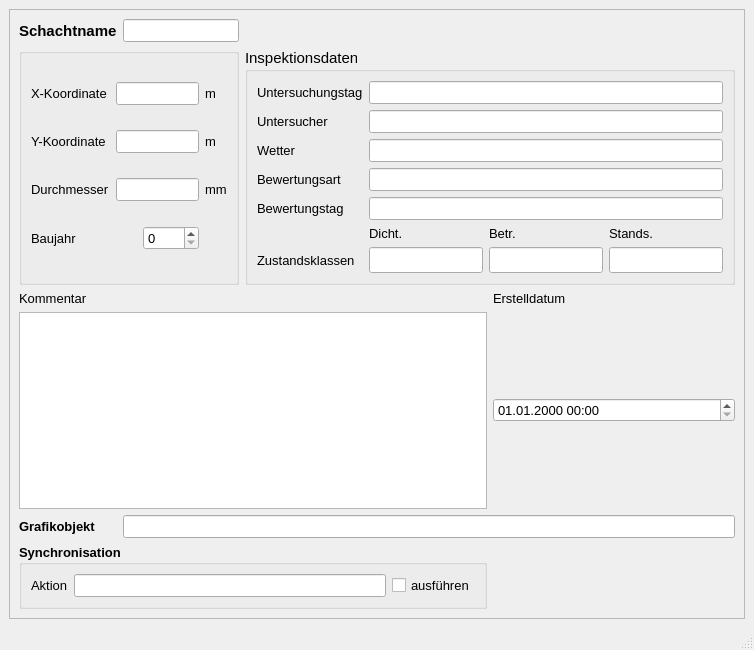
<?xml version="1.0" encoding="UTF-8"?>
<ui version="4.0">
 <class>MainWindow</class>
 <widget class="QMainWindow" name="MainWindow">
  <property name="enabled">
   <bool>true</bool>
  </property>
  <property name="geometry">
   <rect>
    <x>0</x>
    <y>0</y>
    <width>754</width>
    <height>650</height>
   </rect>
  </property>
  <property name="minimumSize">
   <size>
    <width>620</width>
    <height>520</height>
   </size>
  </property>
  <property name="font">
   <font>
    <family>Tahoma</family>
    <pointsize>10</pointsize>
   </font>
  </property>
  <property name="windowTitle">
   <string>MainWindow</string>
  </property>
  <widget class="QWidget" name="centralwidget">
   <layout class="QGridLayout" name="gridLayout">
    <item row="0" column="0">
     <widget class="QScrollArea" name="scrollArea">
      <property name="widgetResizable">
       <bool>true</bool>
      </property>
      <widget class="QWidget" name="scrollAreaWidgetContents">
       <property name="geometry">
        <rect>
         <x>0</x>
         <y>0</y>
         <width>730</width>
         <height>573</height>
        </rect>
       </property>
       <layout class="QGridLayout" name="gridLayout_2">
        <item row="0" column="0">
         <widget class="QLabel" name="label">
          <property name="font">
           <font>
            <family>Tahoma</family>
            <pointsize>11</pointsize>
            <weight>75</weight>
            <bold>true</bold>
           </font>
          </property>
          <property name="text">
           <string>Schachtname</string>
          </property>
         </widget>
        </item>
        <item row="0" column="1">
         <widget class="QLineEdit" name="untersuchsch"/>
        </item>
        <item row="1" column="0" colspan="2">
         <widget class="QGroupBox" name="groupBox_2">
          <property name="font">
           <font>
            <family>Tahoma</family>
            <pointsize>11</pointsize>
           </font>
          </property>
          <property name="title">
           <string/>
          </property>
          <layout class="QGridLayout" name="gridLayout_3">
           <item row="0" column="0">
            <widget class="QLabel" name="label_6">
             <property name="font">
              <font>
               <family>Tahoma</family>
               <pointsize>10</pointsize>
              </font>
             </property>
             <property name="text">
              <string>X-Koordinate</string>
             </property>
            </widget>
           </item>
           <item row="0" column="1" colspan="2">
            <widget class="QLineEdit" name="x">
             <property name="font">
              <font>
               <family>Tahoma</family>
               <pointsize>10</pointsize>
              </font>
             </property>
             <property name="readOnly">
              <bool>true</bool>
             </property>
            </widget>
           </item>
           <item row="0" column="3">
            <widget class="QLabel" name="label_11">
             <property name="font">
              <font>
               <family>Tahoma</family>
               <pointsize>10</pointsize>
              </font>
             </property>
             <property name="text">
              <string>m</string>
             </property>
            </widget>
           </item>
           <item row="1" column="0">
            <widget class="QLabel" name="label_9">
             <property name="font">
              <font>
               <family>Tahoma</family>
               <pointsize>10</pointsize>
              </font>
             </property>
             <property name="text">
              <string>Y-Koordinate</string>
             </property>
            </widget>
           </item>
           <item row="1" column="1" colspan="2">
            <widget class="QLineEdit" name="y">
             <property name="font">
              <font>
               <family>Tahoma</family>
               <pointsize>10</pointsize>
              </font>
             </property>
             <property name="readOnly">
              <bool>true</bool>
             </property>
            </widget>
           </item>
           <item row="1" column="3">
            <widget class="QLabel" name="label_12">
             <property name="font">
              <font>
               <family>Tahoma</family>
               <pointsize>10</pointsize>
              </font>
             </property>
             <property name="text">
              <string>m</string>
             </property>
            </widget>
           </item>
           <item row="2" column="0">
            <widget class="QLabel" name="label_39">
             <property name="font">
              <font>
               <family>Tahoma</family>
               <pointsize>10</pointsize>
              </font>
             </property>
             <property name="text">
              <string>Durchmesser</string>
             </property>
            </widget>
           </item>
           <item row="2" column="1" colspan="2">
            <widget class="QLineEdit" name="durchm">
             <property name="font">
              <font>
               <family>Tahoma</family>
               <pointsize>10</pointsize>
              </font>
             </property>
            </widget>
           </item>
           <item row="2" column="3">
            <widget class="QLabel" name="label_27">
             <property name="font">
              <font>
               <family>Tahoma</family>
               <pointsize>10</pointsize>
              </font>
             </property>
             <property name="text">
              <string>mm</string>
             </property>
            </widget>
           </item>
           <item row="3" column="0" colspan="2">
            <widget class="QLabel" name="label_60">
             <property name="font">
              <font>
               <family>Tahoma</family>
               <pointsize>10</pointsize>
              </font>
             </property>
             <property name="text">
              <string>Baujahr</string>
             </property>
            </widget>
           </item>
           <item row="3" column="2">
            <widget class="QSpinBox" name="baujahr_2">
             <property name="font">
              <font>
               <family>Tahoma</family>
               <pointsize>10</pointsize>
              </font>
             </property>
             <property name="toolTip">
              <string>&lt;html&gt;&lt;head/&gt;&lt;body&gt;&lt;p&gt;Baujahr der Haltung&lt;/p&gt;&lt;/body&gt;&lt;/html&gt;</string>
             </property>
             <property name="statusTip">
              <string>Baujahr der Haltung</string>
             </property>
             <property name="maximum">
              <number>9999</number>
             </property>
            </widget>
           </item>
          </layout>
         </widget>
        </item>
        <item row="1" column="2" colspan="2">
         <widget class="QGroupBox" name="groupBox_4">
          <property name="font">
           <font>
            <family>Tahoma</family>
            <pointsize>11</pointsize>
           </font>
          </property>
          <property name="title">
           <string>Inspektionsdaten</string>
          </property>
          <layout class="QGridLayout" name="gridLayout_4">
           <item row="0" column="0">
            <widget class="QLabel" name="label_61">
             <property name="font">
              <font>
               <family>Tahoma</family>
               <pointsize>10</pointsize>
              </font>
             </property>
             <property name="text">
              <string>Untersuchungstag</string>
             </property>
            </widget>
           </item>
           <item row="0" column="1" colspan="3">
            <widget class="QLineEdit" name="untersuchtag">
             <property name="font">
              <font>
               <family>Tahoma</family>
               <pointsize>10</pointsize>
              </font>
             </property>
             <property name="toolTip">
              <string>&lt;html&gt;&lt;head/&gt;&lt;body&gt;&lt;p&gt;Datum&lt;/p&gt;&lt;/body&gt;&lt;/html&gt;</string>
             </property>
             <property name="statusTip">
              <string>Datum</string>
             </property>
            </widget>
           </item>
           <item row="1" column="0">
            <widget class="QLabel" name="label_62">
             <property name="font">
              <font>
               <family>Tahoma</family>
               <pointsize>10</pointsize>
              </font>
             </property>
             <property name="text">
              <string>Untersucher</string>
             </property>
            </widget>
           </item>
           <item row="1" column="1" colspan="3">
            <widget class="QLineEdit" name="untersucher">
             <property name="font">
              <font>
               <family>Tahoma</family>
               <pointsize>10</pointsize>
              </font>
             </property>
             <property name="toolTip">
              <string>&lt;html&gt;&lt;head/&gt;&lt;body&gt;&lt;p&gt;Name bzw. Kürzel des Untersuchers&lt;/p&gt;&lt;/body&gt;&lt;/html&gt;</string>
             </property>
             <property name="statusTip">
              <string>Name bzw. Kürzel des Untersuchers</string>
             </property>
            </widget>
           </item>
           <item row="2" column="0">
            <widget class="QLabel" name="label_63">
             <property name="font">
              <font>
               <family>Tahoma</family>
               <pointsize>10</pointsize>
              </font>
             </property>
             <property name="text">
              <string>Wetter</string>
             </property>
            </widget>
           </item>
           <item row="2" column="1" colspan="3">
            <widget class="QLineEdit" name="wetter">
             <property name="font">
              <font>
               <family>Tahoma</family>
               <pointsize>10</pointsize>
              </font>
             </property>
             <property name="toolTip">
              <string>&lt;html&gt;&lt;head/&gt;&lt;body&gt;&lt;p&gt;Wetter am Untersuchungstag&lt;/p&gt;&lt;/body&gt;&lt;/html&gt;</string>
             </property>
             <property name="statusTip">
              <string>Wetter am Untersuchungstag</string>
             </property>
            </widget>
           </item>
           <item row="3" column="0">
            <widget class="QLabel" name="label_64">
             <property name="font">
              <font>
               <family>Tahoma</family>
               <pointsize>10</pointsize>
              </font>
             </property>
             <property name="text">
              <string>Bewertungsart</string>
             </property>
            </widget>
           </item>
           <item row="3" column="1" colspan="3">
            <widget class="QLineEdit" name="bewertungsart">
             <property name="font">
              <font>
               <family>Tahoma</family>
               <pointsize>10</pointsize>
              </font>
             </property>
             <property name="toolTip">
              <string>&lt;html&gt;&lt;head/&gt;&lt;body&gt;&lt;p&gt;Bezeichnung des verwendeten Bewertungsmodells (z.B. DWA-M 149-3)&lt;/p&gt;&lt;/body&gt;&lt;/html&gt;</string>
             </property>
             <property name="statusTip">
              <string>Bezeichnung des verwendeten Bewertungsmodells (z.B. DWA-M 149-3)</string>
             </property>
            </widget>
           </item>
           <item row="4" column="0">
            <widget class="QLabel" name="label_65">
             <property name="font">
              <font>
               <family>Tahoma</family>
               <pointsize>10</pointsize>
              </font>
             </property>
             <property name="text">
              <string>Bewertungstag</string>
             </property>
            </widget>
           </item>
           <item row="4" column="1" colspan="3">
            <widget class="QLineEdit" name="bewertungstag">
             <property name="font">
              <font>
               <family>Tahoma</family>
               <pointsize>10</pointsize>
              </font>
             </property>
             <property name="toolTip">
              <string>&lt;html&gt;&lt;head/&gt;&lt;body&gt;&lt;p&gt;Datum des Tages, an dem die Bewertung durchgeführt wurde&lt;/p&gt;&lt;/body&gt;&lt;/html&gt;</string>
             </property>
             <property name="statusTip">
              <string>Datum des Tages, an dem die Bewertung durchgeführt wurde</string>
             </property>
            </widget>
           </item>
           <item row="5" column="1">
            <widget class="QLabel" name="label_40">
             <property name="font">
              <font>
               <family>Tahoma</family>
               <pointsize>10</pointsize>
              </font>
             </property>
             <property name="text">
              <string>Dicht.</string>
             </property>
            </widget>
           </item>
           <item row="5" column="2">
            <widget class="QLabel" name="label_37">
             <property name="font">
              <font>
               <family>Tahoma</family>
               <pointsize>10</pointsize>
              </font>
             </property>
             <property name="text">
              <string>Betr.</string>
             </property>
            </widget>
           </item>
           <item row="5" column="3">
            <widget class="QLabel" name="label_38">
             <property name="font">
              <font>
               <family>Tahoma</family>
               <pointsize>10</pointsize>
              </font>
             </property>
             <property name="text">
              <string>Stands.</string>
             </property>
            </widget>
           </item>
           <item row="6" column="0">
            <widget class="QLabel" name="label_36">
             <property name="font">
              <font>
               <family>Tahoma</family>
               <pointsize>10</pointsize>
              </font>
             </property>
             <property name="text">
              <string>Zustandsklassen</string>
             </property>
            </widget>
           </item>
           <item row="6" column="1">
            <widget class="QLineEdit" name="max_ZD">
             <property name="toolTip">
              <string>&lt;html&gt;&lt;head/&gt;&lt;body&gt;&lt;p&gt;Zustandsklasse Dichtheit&lt;/p&gt;&lt;/body&gt;&lt;/html&gt;</string>
             </property>
             <property name="statusTip">
              <string>Zustandsklasse Dichtheit</string>
             </property>
            </widget>
           </item>
           <item row="6" column="2">
            <widget class="QLineEdit" name="max_ZB">
             <property name="toolTip">
              <string>&lt;html&gt;&lt;head/&gt;&lt;body&gt;&lt;p&gt;Zustandsklasse Betriebssicherheit&lt;/p&gt;&lt;/body&gt;&lt;/html&gt;</string>
             </property>
             <property name="statusTip">
              <string>Zustandsklasse Betriebssicherheit</string>
             </property>
            </widget>
           </item>
           <item row="6" column="3">
            <widget class="QLineEdit" name="max_ZS">
             <property name="toolTip">
              <string>&lt;html&gt;&lt;head/&gt;&lt;body&gt;&lt;p&gt;Zustandsklasse Betriebssicherheit&lt;/p&gt;&lt;/body&gt;&lt;/html&gt;</string>
             </property>
             <property name="statusTip">
              <string>Zustandsklasse Betriebssicherheit</string>
             </property>
            </widget>
           </item>
          </layout>
         </widget>
        </item>
        <item row="2" column="0">
         <widget class="QLabel" name="label_14">
          <property name="text">
           <string>Kommentar</string>
          </property>
         </widget>
        </item>
        <item row="2" column="3">
         <widget class="QLabel" name="label_70">
          <property name="text">
           <string>Erstelldatum</string>
          </property>
         </widget>
        </item>
        <item row="3" column="0" colspan="3">
         <widget class="QTextEdit" name="kommentar"/>
        </item>
        <item row="3" column="3">
         <widget class="QgsDateTimeEdit" name="createdat">
          <property name="currentSection">
           <enum>QDateTimeEdit::DaySection</enum>
          </property>
          <property name="displayFormat">
           <string>dd.MM.yyyy HH:mm</string>
          </property>
         </widget>
        </item>
        <item row="4" column="0">
         <widget class="QLabel" name="label_21">
          <property name="font">
           <font>
            <family>Tahoma</family>
            <pointsize>10</pointsize>
            <weight>75</weight>
            <bold>true</bold>
           </font>
          </property>
          <property name="text">
           <string>Grafikobjekt</string>
          </property>
         </widget>
        </item>
        <item row="4" column="1" colspan="3">
         <widget class="QLineEdit" name="objekt">
          <property name="toolTip">
           <string>&lt;html&gt;&lt;head/&gt;&lt;body&gt;&lt;p&gt;Textbeschreibung (WKT) des Grafikobjekts&lt;/p&gt;&lt;/body&gt;&lt;/html&gt;</string>
          </property>
          <property name="statusTip">
           <string>Textbeschreibung des Grafikobjekts</string>
          </property>
         </widget>
        </item>
        <item row="5" column="0" colspan="3">
         <widget class="QGroupBox" name="groupBox_sync">
          <property name="font">
           <font>
            <family>Tahoma</family>
            <pointsize>10</pointsize>
            <weight>75</weight>
            <bold>true</bold>
           </font>
          </property>
          <property name="title">
           <string>Synchronisation</string>
          </property>
          <layout class="QGridLayout" name="gridLayout_5">
           <item row="0" column="0">
            <widget class="QLabel" name="label_19">
             <property name="font">
              <font>
               <family>Tahoma</family>
               <pointsize>10</pointsize>
               <weight>50</weight>
               <bold>false</bold>
              </font>
             </property>
             <property name="text">
              <string>Aktion</string>
             </property>
            </widget>
           </item>
           <item row="0" column="1">
            <widget class="QLineEdit" name="aktion">
             <property name="toolTip">
              <string>&lt;html&gt;&lt;head/&gt;&lt;body&gt;&lt;p&gt;Maßnahme zur Synchronisation&lt;/p&gt;&lt;/body&gt;&lt;/html&gt;</string>
             </property>
             <property name="statusTip">
              <string>Maßnahme zur Synchronisation</string>
             </property>
            </widget>
           </item>
           <item row="0" column="2">
            <widget class="QCheckBox" name="status">
             <property name="font">
              <font>
               <family>Tahoma</family>
               <pointsize>10</pointsize>
               <weight>50</weight>
               <bold>false</bold>
              </font>
             </property>
             <property name="toolTip">
              <string>Synchronisation aktivieren</string>
             </property>
             <property name="statusTip">
              <string>Synchronisation aktivieren</string>
             </property>
             <property name="text">
              <string>ausführen</string>
             </property>
            </widget>
           </item>
          </layout>
         </widget>
        </item>
       </layout>
      </widget>
     </widget>
    </item>
   </layout>
  </widget>
  <widget class="QMenuBar" name="menubar">
   <property name="geometry">
    <rect>
     <x>0</x>
     <y>0</y>
     <width>754</width>
     <height>27</height>
    </rect>
   </property>
  </widget>
  <widget class="QStatusBar" name="statusbar"/>
 </widget>
 <customwidgets>
  <customwidget>
   <class>QgsDateTimeEdit</class>
   <extends>QDateTimeEdit</extends>
   <header>qgsdatetimeedit.h</header>
  </customwidget>
 </customwidgets>
 <tabstops>
  <tabstop>untersuchsch</tabstop>
  <tabstop>durchm</tabstop>
  <tabstop>createdat</tabstop>
  <tabstop>kommentar</tabstop>
 </tabstops>
 <resources/>
 <connections/>
</ui>
